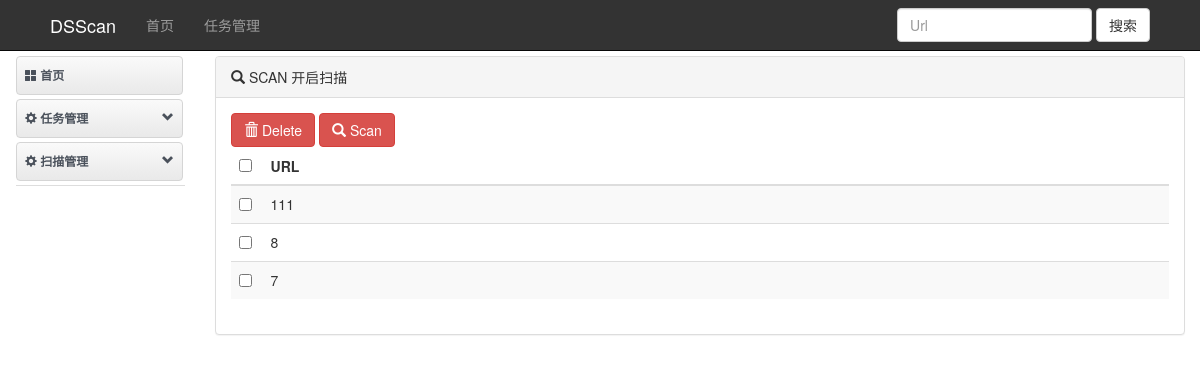
Before: /scan/ with the older database file.
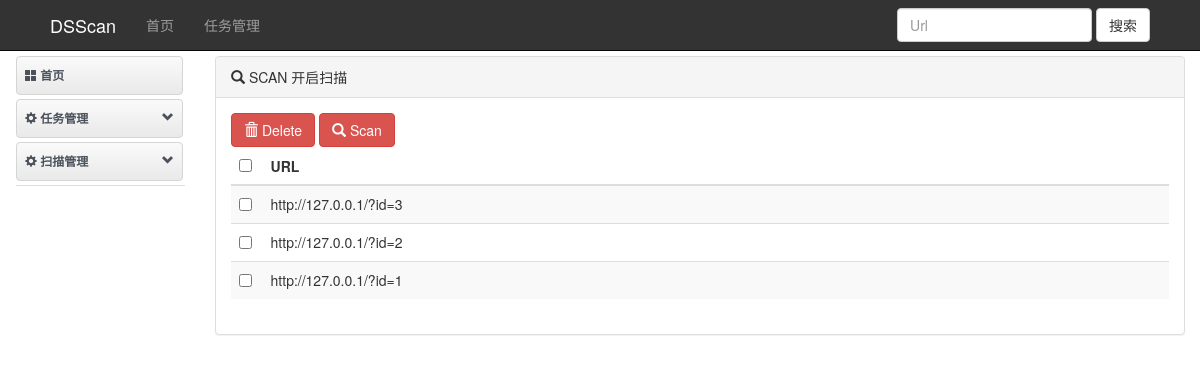
After: the same page with the newer database file.
### sqliscan/models.py (models this page shows)
class SqlInjection(models.Model):
    task_id = models.CharField('任务id', max_length=1000, db_index=True)
    target_url = models.URLField(max_length=1000, unique=True)
    scan_status = models.CharField(max_length=1000)
    scan_data = models.CharField(max_length=1000)
    scan_log = models.CharField(max_length=1000)
    vulnerability = models.BooleanField(default=False, db_index=True)
    class Meta:
        ordering = ('-vulnerability', )

### sqliscan/views.py (the view, shortened to what this page needs)
# urls.py: url(r'^scan/$', views.sql_scan, name='scan'),
def sql_scan(request):
    submit = False
    url_lists = UrlList.objects.all()
    tasks = SqlInjection.objects.all()
    url_queue = Queue()
    check_list = request.POST.getlist('checkbox')
    btn_val = request.POST.get('btn')
    if check_list and btn_val == 'btnDelete':
        for url_target in check_list:
            SqlInjection.objects.filter(target_url=url_target).delete()
    return render(request, 'sqliscan/scan.html', {'tasks': tasks, 'submit': submit})

### sqliscan/templates/sqliscan/scan.html (shortened to what this page needs)
{% extends "sqliscan/base.html" %}
{% block content %}
    <div class="panel panel-default">
        <div class="panel-heading">
            <i class="glyphicon glyphicon-search"></i>
            SCAN 开启扫描
        </div>
        <div class="panel-body">
            {% if submit %}
                <div class="panel panel-default">
                    <div class="panel-body">
                        <span class="text-success">Success! Scanning ... Please Wait ... </span>
                    </div>
                </div>
                <a href="{% url "scan" %}">
                    <button type="submit" class="btn btn-default navbar-right" >
                        <span class="col-lg-1"><span class="glyphicon glyphicon-backward"> Return</span></span>
                    </button>
                </a>
                <a href="{% url "task" %}">
                    <button type="submit" class="btn btn-default navbar-right" value="scan">
                        <span class="col-lg-1"><span class="glyphicon glyphicon-tasks"> Task</span></span>
                    </button>
                </a>
            {% else %}
            <form id="form" class="form-horizontal" method="post">
            <button class="btn btn-danger" type="submit" id="btnDelete" name="btn" value="btnDelete">
                <span class="glyphicon glyphicon-trash"></span>
                    Delete
            </button>
            <button class="btn btn-danger" type="submit" id="btnScan" name="btn" value="btnScan">
                <span class="glyphicon glyphicon-search"></span>
                    Scan
            </button>
            <table class="table table-striped table-hover" id="datatable-default">
            <colgroup>
                <col style="width:2%">
         	    <col style="width:85%">
         	</colgroup>
            <thead>
                <tr>
                <th><input type="checkbox" name="checkAll" id="checkAll"/></th>
                <th>URL</th>
                </tr>
            </thead>
            <tbody>
                {% for task in tasks %}
                    {% if not task.task_id %}
                    <tr>
                    <td><input type="checkbox" name="checkbox" id="checkbox" value="{{ task.target_url }}"/></td>
                    <td>{{ task.target_url }}</td>
                    </tr>
                    {% endif %}
                {% endfor %}
            </tbody>
            </table>
            </form>
            {% endif %}
        </div>
    </div>
{% endblock %}

Changed rows visible on the page:
removed SqlInjection: target_url "111"
removed SqlInjection: target_url "8"
removed SqlInjection: target_url "7"
added SqlInjection: target_url "http://127.0.0.1/?id=3"
added SqlInjection: target_url "http://127.0.0.1/?id=2"
added SqlInjection: target_url "http://127.0.0.1/?id=1"
